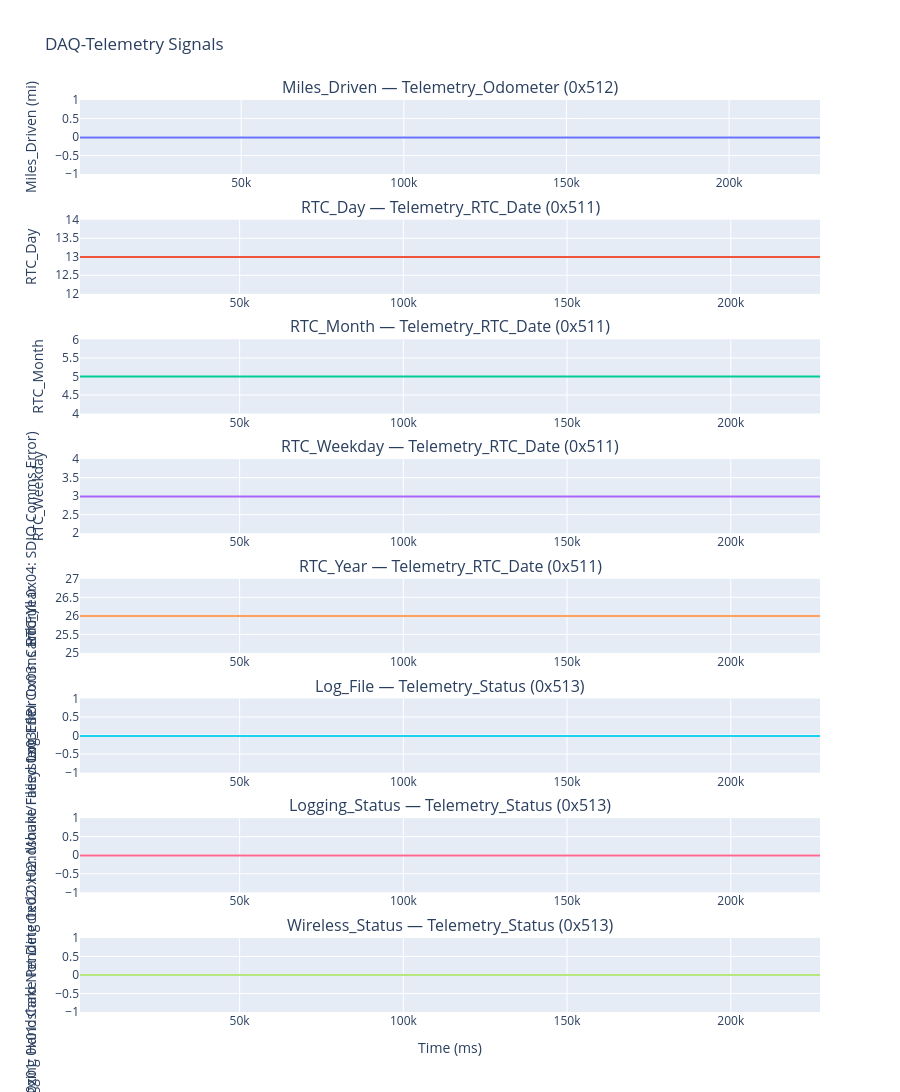

Source (notebook cell):
### Markdown cell above
## 3. Graph all signals

Loops over every unique (message, signal) pair in the DataFrame and creates an interactive plot for each. Skips if data is empty.

### Code cell
# Plot signals grouped by their sender (e.g. IMU, BMS, VCU) 
# and chunked to avoid WebGL limits
plot_signals_by_sender(df, max_subplots_per_fig=8)

### Figure 1 — Plotly figure (JSON) as saved in the notebook; plotly's stock layout.template omitted (floating-point values rounded to 4 significant figures; data arrays with more than 128 entries replaced by an {"elided": "..."} marker saying what was removed)
{"data": [{"mode": "lines", "name": "Miles_Driven", "type": "scattergl", "x": {"elided": "2276 int values"}, "xaxis": "x", "y": {"elided": "2276 float values"}, "yaxis": "y"}, {"mode": "lines", "name": "RTC_Day", "type": "scattergl", "x": {"elided": "227 int values"}, "xaxis": "x2", "y": {"elided": "227 float values"}, "yaxis": "y2"}, {"mode": "lines", "name": "RTC_Month", "type": "scattergl", "x": {"elided": "227 int values"}, "xaxis": "x3", "y": {"elided": "227 float values"}, "yaxis": "y3"}, {"mode": "lines", "name": "RTC_Weekday", "type": "scattergl", "x": {"elided": "227 int values"}, "xaxis": "x4", "y": {"elided": "227 float values"}, "yaxis": "y4"}, {"mode": "lines", "name": "RTC_Year", "type": "scattergl", "x": {"elided": "227 int values"}, "xaxis": "x5", "y": {"elided": "227 float values"}, "yaxis": "y5"}, {"mode": "lines", "name": "Log_File", "type": "scattergl", "x": {"elided": "227 int values"}, "xaxis": "x6", "y": {"elided": "227 float values"}, "yaxis": "y6"}, {"mode": "lines", "name": "Logging_Status", "type": "scattergl", "x": {"elided": "227 int values"}, "xaxis": "x7", "y": {"elided": "227 float values"}, "yaxis": "y7"}, {"mode": "lines", "name": "Wireless_Status", "type": "scattergl", "x": {"elided": "227 int values"}, "xaxis": "x8", "y": {"elided": "227 float values"}, "yaxis": "y8"}], "layout": {"annotations": [{"font": {"size": 16}, "showarrow": false, "text": "Miles_Driven — Telemetry_Odometer (0x512)", "x": 0.5, "xanchor": "center", "xref": "paper", "y": 1, "yanchor": "bottom", "yref": "paper"}, {"font": {"size": 16}, "showarrow": false, "text": "RTC_Day — Telemetry_RTC_Date (0x511)", "x": 0.5, "xanchor": "center", "xref": "paper", "y": 0.8687, "yanchor": "bottom", "yref": "paper"}, {"font": {"size": 16}, "showarrow": false, "text": "RTC_Month — Telemetry_RTC_Date (0x511)", "x": 0.5, "xanchor": "center", "xref": "paper", "y": 0.7375, "yanchor": "bottom", "yref": "paper"}, {"font": {"size": 16}, "showarrow": false, "text": "RTC_Weekday — Telemetry_RTC_Date (0x511)", "x": 0.5, "xanchor": "center", "xref": "paper", "y": 0.6062, "yanchor": "bottom", "yref": "paper"}, {"font": {"size": 16}, "showarrow": false, "text": "RTC_Year — Telemetry_RTC_Date (0x511)", "x": 0.5, "xanchor": "center", "xref": "paper", "y": 0.475, "yanchor": "bottom", "yref": "paper"}, {"font": {"size": 16}, "showarrow": false, "text": "Log_File — Telemetry_Status (0x513)", "x": 0.5, "xanchor": "center", "xref": "paper", "y": 0.3437, "yanchor": "bottom", "yref": "paper"}, {"font": {"size": 16}, "showarrow": false, "text": "Logging_Status — Telemetry_Status (0x513)", "x": 0.5, "xanchor": "center", "xref": "paper", "y": 0.2125, "yanchor": "bottom", "yref": "paper"}, {"font": {"size": 16}, "showarrow": false, "text": "Wireless_Status — Telemetry_Status (0x513)", "x": 0.5, "xanchor": "center", "xref": "paper", "y": 0.08125, "yanchor": "bottom", "yref": "paper"}], "height": 2400, "showlegend": false, "title": {"text": "DAQ-Telemetry Signals"}, "xaxis": {"anchor": "y", "domain": [0, 1]}, "xaxis2": {"anchor": "y2", "domain": [0, 1]}, "xaxis3": {"anchor": "y3", "domain": [0, 1]}, "xaxis4": {"anchor": "y4", "domain": [0, 1]}, "xaxis5": {"anchor": "y5", "domain": [0, 1]}, "xaxis6": {"anchor": "y6", "domain": [0, 1]}, "xaxis7": {"anchor": "y7", "domain": [0, 1]}, "xaxis8": {"anchor": "y8", "domain": [0, 1], "title": {"text": "Time (ms)"}}, "yaxis": {"anchor": "x", "domain": [0.9187, 1], "title": {"text": "Miles_Driven (mi)"}}, "yaxis2": {"anchor": "x2", "domain": [0.7875, 0.8687], "title": {"text": "RTC_Day"}}, "yaxis3": {"anchor": "x3", "domain": [0.6562, 0.7375], "title": {"text": "RTC_Month"}}, "yaxis4": {"anchor": "x4", "domain": [0.525, 0.6062], "title": {"text": "RTC_Weekday"}}, "yaxis5": {"anchor": "x5", "domain": [0.3937, 0.475], "title": {"text": "RTC_Year"}}, "yaxis6": {"anchor": "x6", "domain": [0.2625, 0.3437], "title": {"text": "Log_File"}}, "yaxis7": {"anchor": "x7", "domain": [0.1312, 0.2125], "title": {"text": "Logging_Status (0x00: OK/Logging\n0x01: Card Not Detected\n0x02: Mount/Filesystem Error\n0x03: Card Full\n0x04: SDIO Comms Error)"}}, "yaxis8": {"anchor": "x8", "domain": [0, 0.08125], "title": {"text": "Wireless_Status (0x00: OK/Connected\n0x01: Handshake Pending\n0x02: Handshake Failed\n0x03: SPI Comms Error)"}}}}
